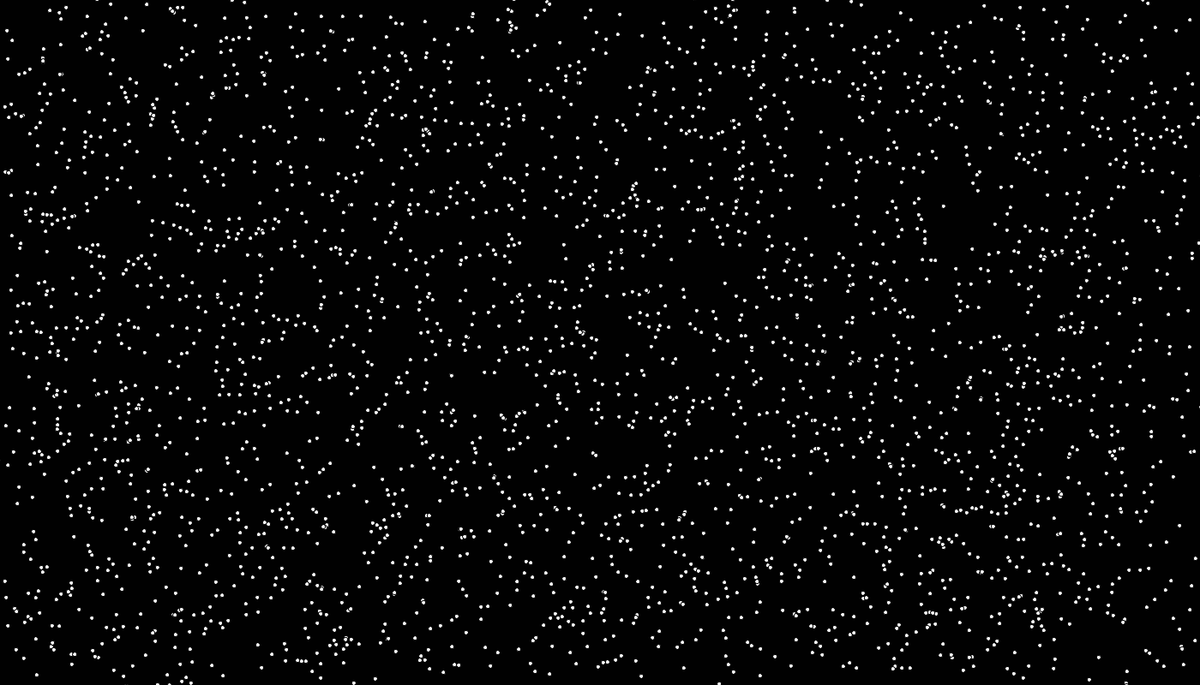
Frame 1 (no input)
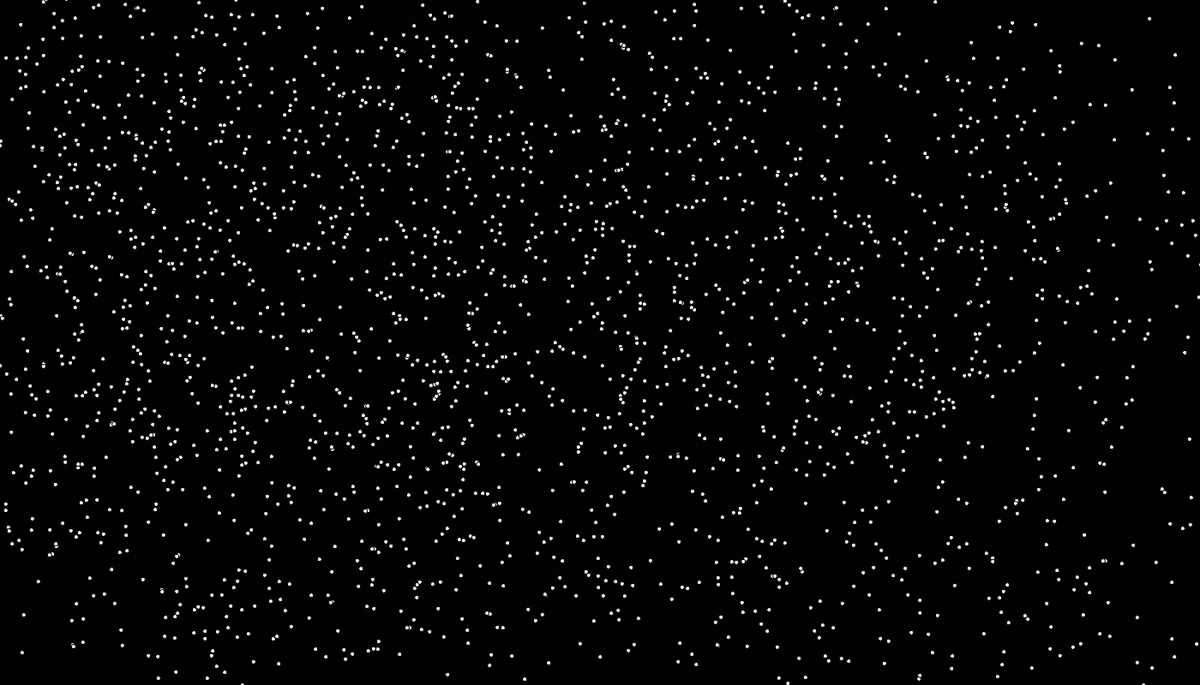
Frame 60 (the mouse pressed at the canvas centre just before this capture)
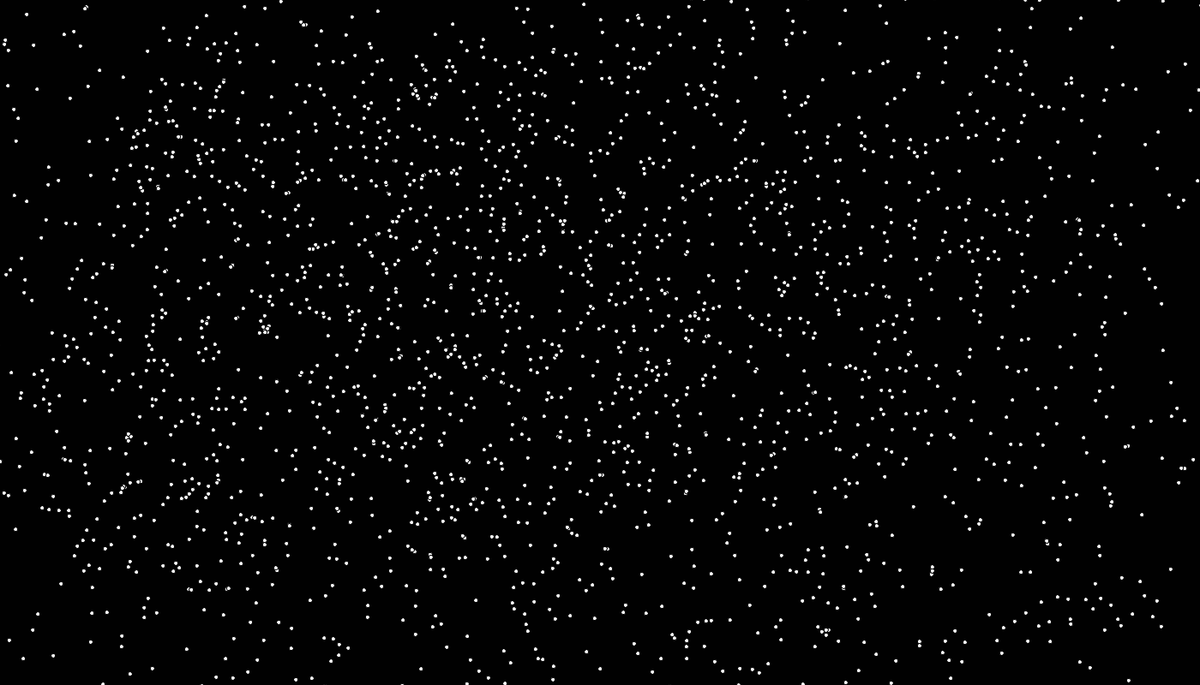
Frame 120 (the mouse held since frame 60 and released just before this capture)

The Processing sketch that drew these frames (run headless with seeded random() and noise(); from frame 60 on, the mouse is pressed at the canvas centre):

// Processing sketch: particles
// ── particles.pde
//color c = color(10,9,6);//the secret colour
//String word = "Openprocessing";
//String allwords = "" + processingString;
//String allwords = "";
//PVector start  =new PVector(40, 60);
//int tSize = 25; //Textsize
//ArrayList<particle> Points = new ArrayList<particle>();
ArrayList<movingParticle> movingParticles = new ArrayList<movingParticle>();
//int index=0;
//float restZ=0;
//int F = 0;
//float CTime=150;//number of frames between words
//int PNum = 13000;//number of particles
int PNumMoving = 3000;//number of particles
void setup() {
  size(1400, 800);
  //doResize();

  frameRate(30);
  background(1,1,1);
  
  //textSize(tSize);
  //fill(c);
  //text(word, start.x, start.y+tSize); //writing invisible text
  loadPixels(); //saving all pixels of the sketch
  //for (int i = 0; i < PNum; i++) {//creating the particles
  //  Points.add(new particle(random(width),random(height)));
  //}
  for (int i = 0; i < PNumMoving; i++) {//creating the particles
    movingParticle p = new movingParticle(random(width), random(height));
    movingParticles.add(p);
  }
}

void draw(){
  background(1,1,1);
  for (movingParticle p : movingParticles) {
    p.update();
    p.display();
  }
  //int Len = word.length();
  //PVector RealPix;
  //if (restZ==0){//when the timer for the word runs out
  //  restZ=CTime;
  //  for (particle P : Points) {//resetting particles and slowing them down
  //    P.target=false;
  //    P.velocity.mult(0.35);
  //  }
  //  String[] Arr = allwords.split("/");
  //  word=Arr[F];//getting the next word
  //  start.x = int(random(10,width-word.length()*tSize/1.45));
  //  start.y = int(random(10,height-tSize*1.3));//positioning text inside the window
  //  fill(c);
  //  text(word, start.x, start.y+tSize);
  //  loadPixels();
  //  F++;
  //  if (F>=Arr.length){F=0;};
  //}else if (restZ<=4){//slowing down on the last 4 frames
  //  for (particle P : Points) {
  //    P.velocity.mult(0.85);
  //  }
  //}
  //restZ-=1;
  //for (int i = 0; i < 13*PNum/(CTime-30); i++) {//checking random points in the area of the text
  //  RealPix=  new PVector(int(random(start.x, start.x+Len*tSize/1.45)),int(random(start.y, start.y+tSize*1.3)));
  //  int pixNr =int(RealPix.y*width + RealPix.x);
  //  color b= pixels[pixNr];
  //  if ((c == b)&&(restZ<CTime-20)&&(restZ>=10)){//if the point is on text
  //    particle Aktuell = Points.get(index);
  //    if (Aktuell.target==false){
  //      Aktuell.target=true;
  //      PVector desired = PVector.sub(RealPix, Aktuell.location);
  //      desired.div(restZ);
  //      Aktuell.velocity= desired;//kicking the particle in the direction of the point
  //    }
  //    index++;
  //    index=index%PNum;
  //  }
  //}
  //runP();//simulating and drawing the particles
}

//void runP(){
//  for (particle P : Points) {
//    stroke(255,255,255 ,128/sqrt(P.velocity.mag()+1));
//    P.location.add(P.velocity);
//    line(P.location.x, P.location.y, P.location.x+P.velocity.x, P.location.y+P.velocity.y);
//  }//drawig particles as lines for a smoother look
//}

//class particle{
//  PVector location;
//  PVector velocity;
//  boolean target=false;
//  particle(float x, float y) {
//    location = new PVector(x, y);
//    velocity = new PVector(0.0, 0.0);
//  }
//}

class movingParticle {
  float x, y;
 
  movingParticle(float _x, float _y) {
    x = _x;
    y = _y;
  }
 
  void display() {
    ellipse(x, y, 5, 5);
  }
 
  void update() {
    float distanceTo = dist(mouseX, mouseY, x, y);
    float speed = map(distanceTo, 0, 400, 0, 1.0);
    x += random(-20, 20) * speed;
    y += random(-20, 20) * speed;
  }
}

//function doResize(){
//  var setupHeight = Math.max($(document).height(), $(window).height());
//  $('.background').width($(window).width());
//  $('.background').height(setupHeight);
//  size($(window).width(), setupHeight);
//}
//$(window).resize(doResize);
